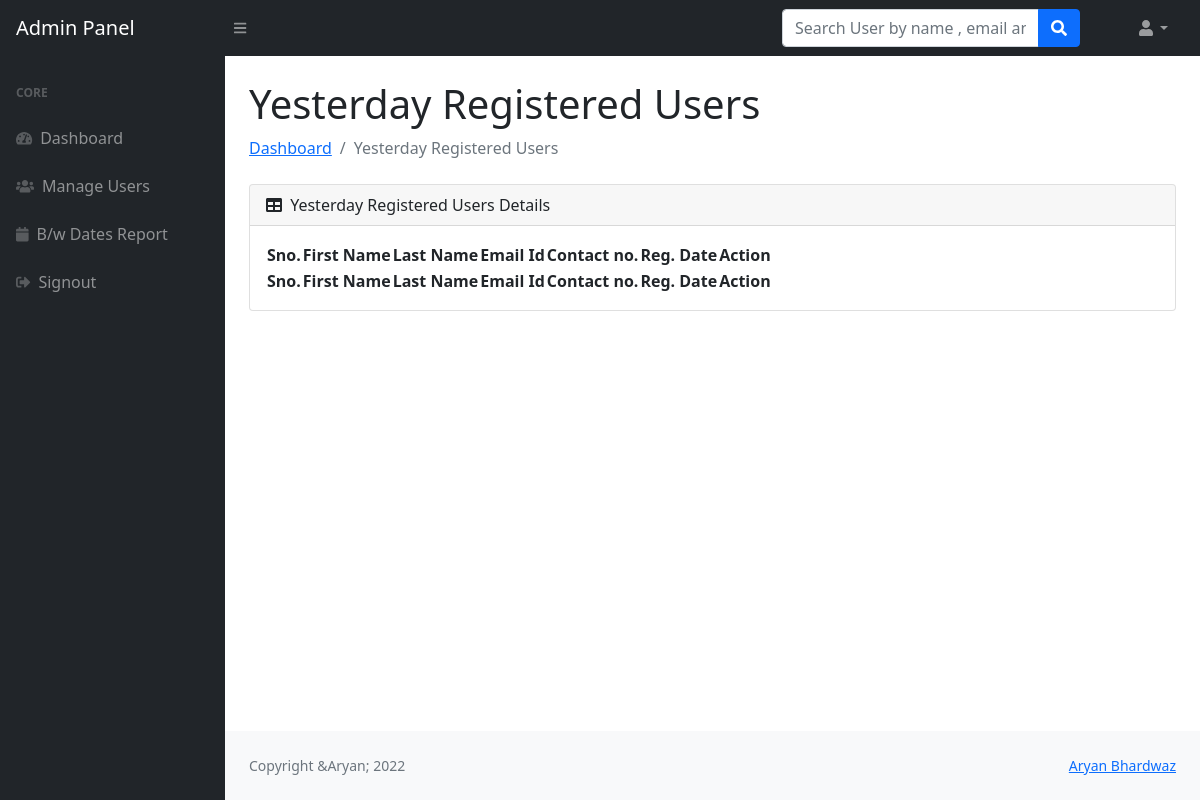
/admin/yesterday-reg-users.php (signed in), run on an earlier commit of the app's database.
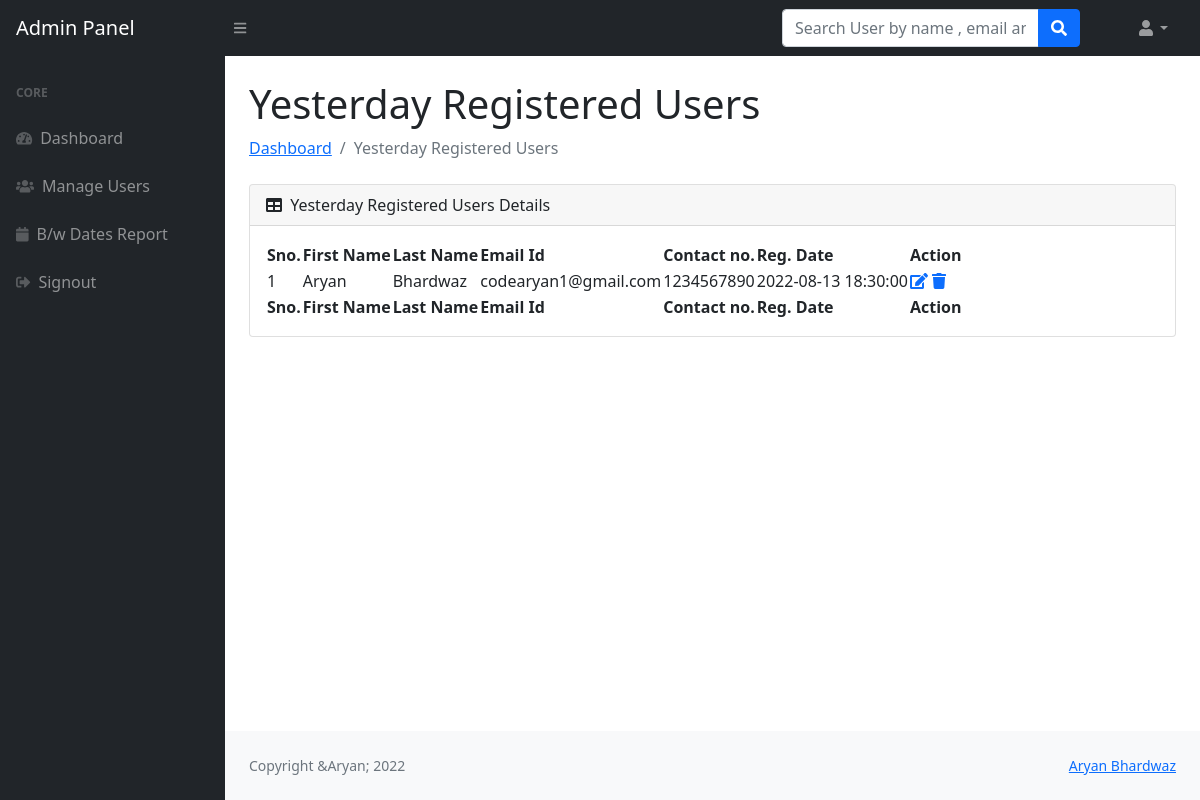
And on a later commit of the database.
### tables this page shows
CREATE TABLE `users` (
  `id` int(11) NOT NULL,
  `fname` varchar(255) DEFAULT NULL,
  `lname` varchar(255) DEFAULT NULL,
  `email` varchar(255) DEFAULT NULL,
  `password` varchar(300) DEFAULT NULL,
  `contactno` varchar(11) DEFAULT NULL,
  `posting_date` timestamp NOT NULL DEFAULT current_timestamp()
);

### admin/yesterday-reg-users.php (the view, shortened to what this page needs)
<?php session_start();
include_once('../includes/config.php');
if (strlen($_SESSION['adminid']==0)) {
  header('location:logout.php');
  } else{
   ?>
<!DOCTYPE html>
<html lang="en">
    <head>
        <link href="https://cdn.jsdelivr.net/npm/simple-datatables@latest/dist/style.css" rel="stylesheet" />
        <link href="../css/styles.css" rel="stylesheet" />
    </head>
    <body class="sb-nav-fixed">
      <?php include_once('includes/navbar.php');?>
        <div id="layoutSidenav">
         <?php include_once('includes/sidebar.php');?>
            <div id="layoutSidenav_content">
                <main>
                    <div class="container-fluid px-4">
                        <h1 class="mt-4">Yesterday Registered Users</h1>
                        <ol class="breadcrumb mb-4">
                            <li class="breadcrumb-item"><a href="dashboard.php">Dashboard</a></li>
                            <li class="breadcrumb-item active">Yesterday Registered Users</li>
                        </ol>
                        <div class="card mb-4">
                            <div class="card-header">
                                <i class="fas fa-table me-1"></i>
                            Yesterday Registered Users Details
                            </div>
                            <div class="card-body">
                                <table id="datatablesSimple">
                                    <thead>
                                        <tr>
                                             <th>Sno.</th>
                                  <th>First Name</th>
                                  <th> Last Name</th>
                                  <th> Email Id</th>
                                  <th>Contact no.</th>
                                  <th>Reg. Date</th>
                                  <th>Action</th>
                                        </tr>
                                    </thead>
                                    <tfoot>
                                        <tr>
                                             <th>Sno.</th>
                                  <th>First Name</th>
                                  <th> Last Name</th>
                                  <th> Email Id</th>
                                  <th>Contact no.</th>
                                  <th>Reg. Date</th>
                                  <th>Action</th>
                                        </tr>
                                    </tfoot>
                                    <tbody>
                                              <?php $ret=mysqli_query($con,"select * from users where date(posting_date)=CURRENT_DATE()-1");
                              $cnt=1;
                              while($row=mysqli_fetch_array($ret))
                              {?>
                              <tr>
                              <td><?php echo $cnt;?></td>
                                  <td><?php echo $row['fname'];?></td>
                                  <td><?php echo $row['lname'];?></td>
                                  <td><?php echo $row['email'];?></td>
                                  <td><?php echo $row['contactno'];?></td>  <td><?php echo $row['posting_date'];?></td>
                                  <td>
                                     <a href="user-profile.php?uid=<?php echo $row['id'];?>">
                          <i class="fas fa-edit"></i></a>
                                     <a href="manage-users.php?id=<?php echo $row['id'];?>" onClick="return confirm('Do you really want to delete');"><i class="fa fa-trash" aria-hidden="true"></i></a>
                                  </td>
                              </tr>
                              <?php $cnt=$cnt+1; }?>
                                    </tbody>
                                </table>
                            </div>
                        </div>
                    </div>
                </main>
  <?php include('../includes/footer.php');?>
            </div>
        </div>
    </body>
</html>
<?php } ?>

What changed in the data, as far as the page shows it:
now on this page (row edited): users: fname "Aryan", lname "Bhardwaz", email "codearyan1@gmail.com", contactno "1234567890", posting_date "2022-08-13 18:30:00"
